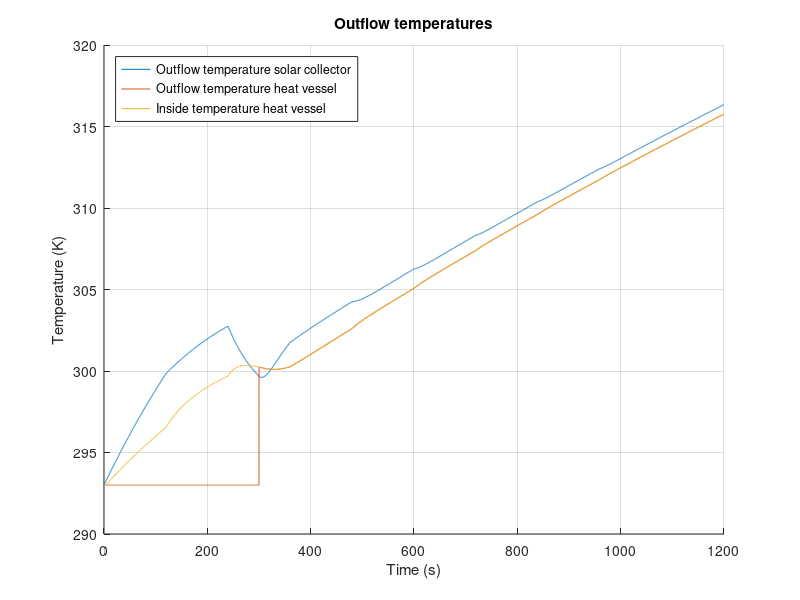

This chart was generated by the following MATLAB code:
%%%%%%%%%%%%%%%%%%%%%%%%%%%%%%%%%%%%%%%%%%%%
% Matlab model for Solar Collector Group 10%
%%%%%%%%%%%%%%%%%%%%%%%%%%%%%%%%%%%%%%%%%%%%
clc;
clear;
close all;
%%
%%%%%%%%%%%
%Constants%
%%%%%%%%%%%
%Natural costants:
    sigma = 5.67*10^(-8);                       %Stefan-Boltzmann constant
    v_out = 4.5;                                %Velocity of air outside the solar collector
    v_in = 0;                                   %Velocity of air inside the solar collector 
%Emissivity
    e_Cu = 0.22;                                %Copper tube, value 0.052
    e_glass = 0.94;
    e_PVC = 0.91;                               %PVC tube
    e_foam = 0.9;                               %foam foil
    e_Al = 0.04;                                %Aluminum tape
    e_paint = 0.95;                             %Emissivity of black paint (for comparison)
    e_wood = 0.94;
    e_CuMatte = 0.22;                           %Emissivity of the copper tube after making it less reflective (for comparison)
%Thermal conductivity
    k_air = 0.026;                              %Air [W/(mK)]
    k_tempex =0.03;                             %Tempex plate [W/(mK)]
    k_Cu = 400;                                 %Copper tube [W/(mK)]
    k_wood = 0.12;                              %Wood casing [W/(m*K)]
    k_Po = 0.13;                                %Polyurethane tube [W/(m*K)]
    k_PVC = 0.19;                               %PVC thermal conduc [W/(mK)]
    k_foil = 0.04;                              %Polyethylene foam foil [W/(mK)]
    k_glass = 0.78;                             %Thermal conductivity of the glass plate [J/s mK]
%Heat transfer coefficient
    h_out_air = 10.45 - v_out + 10*(v_out)^(1/2);%Outside solar collector air [W/(m*K)]
    h_in_air = 10.45 - v_in + 10*(v_in)^(1/2);  %Inside solar collector air [W/(m*K)]
    h_air = 2.5;                                %Still standing 298K air [W/(m*K)]
%Specific heat
    c_water = 4186;                             %Specific heat water [J/kgK]
    c_Cu = 386;                                 %Specific heat copper [J/kgK]
    c_Al = 922;                                 %Specific heat aluminium[J/kgK]
    c_air = 1007;                               %Specific heat air[J/kgK]
%Measurements
    D_Cu = 0.012;                               %Diameter of the copper tube [m]
    D_PolyTube = 0.008;                         %Diameter of the polyurathane pump tubes [m]
    R_Cu1 = 0.005;                              %Inner radius of the copper tube [m]
    R_Cu2 = 0.006;                              %Outer radius of  the copper tube [m]
    V_air = 0.04911;                            %Volume of the air in the solar collector [m^3]
    V_Al = 8.96*10^(-5);                        %Total volume of the aluminum tape
    L_Cu_SC = 6.63;                             %Length of the copper tube in the solar collector [m]
    L_CuTube = 6.630;                           %Total length of tube that's exposed to the air [m]
    L_PolyTube1 = 3;                            %Total length of polyurathane pump tube 1 [m]
    L_PolyTube2 = 3;                            %Total length of polyurathane pump tube 2 [m]
    L_Tube_HV = 0.71;
    R_PVC2 = 0.0268;
    dx = 0.05;                                  %Thickness of the pinewood frame
%Measurements Heat storage vessel
    D_pvc = 0.050;                              %Diameter PVC tube [m]
    R_pvcThick = 0.0018;                        %PVC wall thickness
    R_pvc1 = (D_pvc/2) - R_pvcThick;            %Inner Radius PVC tube [m]
    R_pvc2 = (D_pvc/2);                         %Outer Radius PVC tube [m]
    N_insLayers = 6;                            %Number of insulating polyethylene foam foil layers [m]
    R_polyFoil = N_insLayers * 0.003;           %Radius thickness polyethylene foam foil [m]
    L_pvc = 0.71;                               %PVC length [m]
    A_HV = 2*pi*(R_pvc2+R_polyFoil)*L_pvc;      %Surface area Heat storage vessel
%Measurements for in- and outlet connectors
    D_Po = 0.012;                               %Diameter of the polyurethane tube [m]
    R_Po1 = 0.004;                              %Inner radius of the polyurethane tube [m]
    R_Po2 = 0.006;                              %Outer radius of the polyurethane tube [m]
    L_Tube_HV_to_SC = 3;                        %Half of general setup length, HV to SC [m]
    L_Tube_SC_to_HV = 3;                        %Half of general setup length, SC to HV [m]
%Areas
    A_RadCu = 4*D_Cu*1.4+3*0.5*0.25*pi*(0.0898^2-0.0778^2)+2*0.012*0.15; %Sunlit area of the copper tube
    A_RadAl = 0.670*1.4 - 4*0.012*1.4;                      %Sunlit area of the aluminum troughs
    A_AirCu = 1.4*pi*D_Cu + 3*4.9594762*10^(-3) + 0.05*pi*D_Cu + 2*0.1*pi*D_Cu; %Area of the copper tube that's exposed to the air
    A_AirTape = 1.971;                                       %Area of the aluminum tape that is exposed to the air
    A_AirSS = 2*(1.64*0.67)+2*(0.67*0.065)+2*(0.065*1.72);  %Area of solar collector that is exposed to the air
    A_frame = 2*(0.67*0.065)+2*(0.065*1.72);                %Area of sides touching pinewood
    A_vessel = 2*pi*(R_PVC2)^2 + L_Tube_HV*2*pi*R_PVC2;
%Intensity
    I_sun = 1000;                               %Intensity of the artificial sun [W/m^2]
    I_glass = 950;                              %Intensity after absorption of glass plate [W/m^2]
%Temperatures
    T_sur = 293;                                %Temperature of the surroundings [K]
    T_in = 293;                                 %Temperature of the incoming water [K]
%Density
    rho_w = 1000;                               %Density of water [kg/m^3]
    rho_Cu = 8.3*10^3;                          %Density of copper [kg/m^3]
    rho_air = 1.29;                             %Density of air [kg/m^3]
    rho_Al = 2.70*10^3;                         %Density of aluminum [kg/m^3]
%Variables
    test_length = 20;                           %Given time in test [minutes]
    flowrate = 0.1;                             %Initial flowrate [L/min]
%%
%%%%%%%%%%%%%%
%Calculations%
%%%%%%%%%%%%%%
%%Aluminium reflection and absorption rates%%
dQdt_RadAl = (1-e_Al)*A_RadAl*I_glass;                                      %Energy that is reflected by the aluminum tape [W]
dQdt_RadAl_in = (e_Al)*A_RadAl*I_glass;                                     %Energy that is absorbed by the aluminum tape [W]
dQdt_RadCu = e_Cu*A_RadCu*I_glass + e_Cu*dQdt_RadAl;                        %Energy that is absorbed by the copper tube due to radiation [W]

%%Length of simulation%%
t_end = test_length*60;                                                     %End time [s]
t_step = 0.1;                                                               %Step size [s]
Steps = t_end/t_step;                                                       %Amount of steps

%%HEAT VESSEL%%
T_HV_table = zeros(3,Steps+1);                                              %Empty vector for T_HV_table. Row 1: time t. Row 2: T_HV_table. Row 3: dQdt_SC_total.
T_HV_table(1,:) = 0:t_step:t_end;
T_HV_out=T_in;                                                              %Beginning temperature of water in the heat vessel
m_SC_water = 0.512;                                                         %Max volume of water in the solar collector
m_HV_water = 1.2;                                                           %Max volume of water in the heat vessel 
m_out_tube =1/4*pi*((D_Po -2*0.002)^2)*L_Tube_HV_to_SC ;                    %Max volume of water in the outlettubing
m_hv_frac = 0;                                                              %Initial fraction hot water to cold water

%%Thermocline HV start values%%
m_HV_new = 0;
m_HV_old = m_HV_water;
T_HV_inside = T_in;

%%Tube Heat vessel --> Solar Collector%%
m_PolyTube1_water = (1/4)*pi*D_PolyTube^2*L_PolyTube1*rho_w;                %Maximum amount of water in the tube [kg]
T_SC_in = T_in;                                                             %Starting temperature [K]

%%SOLAR COLLECTOR%%
T_SC_table = zeros(3,Steps+1);                                              %Empty vector for T_SC_table. Row 1: time t. Row 2: T_SC_table. Row 3: dQdt_SC_total.
T_SC_table(1,:) = 0:t_step:t_end;
T_SC_out=T_in;                                                              %Beginning temperature of water in the solar collector [K]

%SC glass plate calculations
d_glass = 0.004;                                                            %Thickness of the glass plate [m]
A_glass = 0.67*(1.640+0.080);                                               %Area of the glass plate [m]

%%Tube Solar Collector --> Heat vessel%%
m_PolyTube2_water = (1/4)*pi*D_PolyTube^2*L_PolyTube2*rho_w;                %Maximum amount of water in the tube [kg]
T_HV_in = T_in;                                                             %Starting temperature [K]

%%General%%
m_Cu = (L_Cu_SC*pi*R_Cu2^2 - L_Cu_SC*pi*R_Cu1^2)*rho_Cu;                    %Mass of the copper tube in the solar collector
m_air = rho_air*V_air;                                                      %Mass of the air in the solar collector
m_Al = rho_Al*V_Al;                                                         %Total mass of the aluminum tape
T_air = T_in;                                                               %Starting temperature of the air [K]
T_Al = T_in;                                                                %Starting temperature of the aluminum tape [K]
m_flow = (flowrate/60/1000)*rho_w*t_step;                                   %Mass of water inflow from pump during t_step
%%
for t=0:t_step:t_end
    %%Variable flowrate
    if (120<t && t<1080)
           xStart = 0.2;
           dx = 0.4;
           N = 8;
           pump = xStart + (0:N-1)*dx;
           flowrate = pump(round((t-60)/120));
           m_flow = (flowrate/60/1000)*rho_w*t_step;                        %Mass of water inflow from pump during t_step
    elseif (1080<t && t<1200)
           flowrate = 3;
           m_flow = (flowrate/60/1000)*rho_w*t_step;                        %Mass of water inflow from pump during t_step
    end
    %%
    %%%%%%%%%%%%%%%%%%%%%%%%%%%%%%%%%%%%%%%%
    %       Equations for the vessel       %
    %%%%%%%%%%%%%%%%%%%%%%%%%%%%%%%%%%%%%%%%    
    %%%%%Insulation heat loss%%%%
    R_HV_PVC_cond = R_pvc1/(k_PVC*(2*pi*R_pvc2*L_pvc));                     %Thermal resitance of conduction through PVC [K/W]
    R_HV_ins_Cond =  (log((R_pvc2 + R_polyFoil)/R_pvc2)) / (k_foil*A_HV);   %Thermal resitance of conduction through poly foam foil [K/W]
    R_HV_ins_Conv = 1 / (h_air*A_HV);                                       %Thermal resitance of convection outside poly foam foil [K/W]
    HL_RadOut_PVC = e_PVC * sigma * A_vessel * (T_HV_inside^4 - T_sur^4);   %Heat loss due to radiation PVC
    HL_RadOut_foam = e_foam * sigma * A_vessel * (T_HV_inside^4 - T_sur^4); %Heat loss due to radiation foam foil
    R_HV_ins_total = R_HV_PVC_cond + R_HV_ins_Cond + R_HV_ins_Conv;         %Total thermal resistance in series
    dQdt_HV_insulation = m_hv_frac*(-((T_HV_inside - T_sur ) / R_HV_ins_total)-HL_RadOut_PVC-HL_RadOut_foam);   %Total heat flow through insulation multiplied with fraction hot water
    
    %%%%%End caps heat loss%%%%
    R_HV_cap_Conv = 1 /h_air*pi*(R_pvc2+R_pvcThick).^2;                     %Thermal resistance due to convection on end caps [K/W]
    R_HV_cap1 = R_pvcThick / (k_PVC * (pi*R_pvc2).^2);                      %Thermal resistance end-cap [K/W]
    R_HV_cap2 = R_HV_cap1;                                                  %Thermal resistance same as upper end cap as the temperature in the heat storage vessel is homogeneous [K/W]
    if m_hv_frac == 1                                                       %If heatvessel is full of hot water, heat loss from both end caps is presumed
        R_HV_caps_total = R_HV_cap1 + R_HV_cap2 + 2*R_HV_cap_Conv;
        dQdt_HV_caps = -((T_HV_inside - T_sur ) / R_HV_caps_total);
    else
        R_HV_caps_total = R_HV_cap1 + R_HV_cap_Conv;                        %If heatvessel is not yet full of hot water, heat loss from only top end-cap (only 1 end-cap) is presumed
        dQdt_HV_caps = -((T_HV_inside - T_sur ) / R_HV_caps_total);
    end
    
    %%%%Total heat flow%%%%
    dQdt_HV_total = dQdt_HV_insulation + dQdt_HV_caps;                      %Total heat flow storage vessel [W/m^2]
    
    %%%%Calclate internal temperature%%%%
    delta_T = (dQdt_HV_total*t_step/(m_HV_water*c_water));                  %Resulting delta T of heat flow [K]
    T_HV_inside = T_HV_inside+delta_T;                                      %Resulting internal temperature [K]
    
    %%%%Thermocline effect%%%% 
    if (m_HV_new < m_HV_water)                                              % Cold region thermocline provides outlfow HV
        m_HV_new = m_HV_new + m_flow;
        T_HV_inside = (m_flow*T_HV_in + T_HV_inside*m_HV_new)/(m_HV_new + m_flow);
        m_hv_frac = m_HV_new / m_HV_water;                                  %Fraction of how full the HV is with 'hot water' compared to total capacity, used for fractional heat loss HV
        m_HV_old = m_HV_old - m_flow;
        T_HV_out = T_in;
    else                                                                    %Thermocline when cold water has been dispersed
        T_HV_inside = (m_flow*T_HV_in + T_HV_inside*m_HV_new)/(m_HV_new + m_flow);
        m_hv_frac = 1;                                                      %Fraction of cold water to hot water is 1, used for heat losses in HV
        T_HV_out = T_HV_inside;
    end
    
    %%%%Log HV data for plotting%%%%
    Column = round((1/t_step)*t+1);
    T_HV_table(2,Column)=T_HV_out;                                          %Assign value for T_HV_out to the right space
    T_HV_table(3,Column)=dQdt_HV_total;                                     %Assign value for dQdt_HV_total to the right space
    T_HV_table(4,Column)=T_HV_inside;                                       %Assign value for inside temperature heat vessel
    
    %%
    %%%%%%%%%%%%%%%%%%%%%%%%%%%%%%%%%%%%%%%%
    %Tube 1 Heat vessel --> Solar collector%
    %%%%%%%%%%%%%%%%%%%%%%%%%%%%%%%%%%%%%%%%
    %%%%Inflow temperature%%%%
    m_PolyTube1_old = m_PolyTube1_water - m_flow;                           %Mass of water from t-t_step [kg]
    m_PolyTube1_new = m_flow;                                               %Mass of water added to the heat vessel during t_step
    T_SC_in = (m_PolyTube1_old*T_SC_in + m_PolyTube1_new*T_HV_out)/(m_PolyTube1_old+m_PolyTube1_new); %Inflow temperature [K] 
    
    %%%%Thermal resistance%%%%
    R_tube_out_Cond =  (log(R_Po2 /R_Po1)) / ((2*pi*k_Po*L_Tube_HV_to_SC ));%Thermal resitance of conduction outlet tubing [K/W]
    R_tube_out_Conv = 1 / (h_air*(2*pi*R_Po2)*L_Tube_HV_to_SC) ;           %Thermal resitance of convection outlet tubing [K/W]
    R_tube_out_total = R_tube_out_Cond + R_tube_out_Conv;                  %Total thermal resistance in series [K/W]
    
    %%%%Total heat flowflow%%%%
    dQdt_PolyTube1_total = -((T_HV_out - T_sur ) / R_tube_out_total);       %Total heat flow HV to SC[W/m^2]
    
    %%%%Outflow temperature
    delta_T = (dQdt_PolyTube1_total*t_step/(m_PolyTube1_water*c_water));    %Resulting delta T of heat flow [K]
    T_SC_in = T_SC_in+delta_T;                                              %Resulting outflow temperature [K]
    
    %%
    %%%%%%%%%%%%%%%%%%%%%%%%%%%%%%%%%%%%%%%%
    %  Equations for the solar collector   %
    %%%%%%%%%%%%%%%%%%%%%%%%%%%%%%%%%%%%%%%%
    m_SC_old = m_SC_water - m_flow;                                         %Mass of water from t-t_step
    m_SC_new = m_flow;                                                      %Mass of water added to the solar collector during t_step
    T_SC_out = (m_SC_old*c_water*T_SC_out + m_Cu*c_Cu*T_SC_out + m_SC_new*c_water*T_SC_in)/(m_SC_old*c_water + m_Cu*c_Cu + m_SC_new*c_water);

    dQdt_CondOut = 0;	
    dQdt_RadOut = e_Cu*sigma*A_AirCu*(T_SC_out^4 - T_air^4);                %Heat loss due to radiation
%   dQdt_CondOut = 2*pi*k_Cu*L_CuTube*((T_SC_out-T_air)/(log(R_Cu2/R_Cu1)));%Heat loss due to conduction in the copper tube
    dQdt_Cu_conv = h_air*A_AirCu*(T_SC_out-T_air);                          %Heat loss due to convection
  
    dQdt_SC_total = dQdt_RadCu - dQdt_RadOut - dQdt_CondOut - dQdt_Cu_conv; %Total heat flow solar collector[W/m^2]
    
    delta_T = (dQdt_SC_total*t_step)/(m_SC_water*c_water + m_Cu*c_Cu);      %Resulting delta T of heat flow [K]
    T_SC_out=T_SC_out+delta_T;                                              %Resulting outflow temperature [K]
    
    Column = round((1/t_step)*t+1);
    T_SC_table(2,Column)=T_SC_out;                                          %Assign value for T to the right space
    T_SC_table(3,Column)=delta_T;                                           %Assign value for T to the right space
    
    %%
    %%%%%%%%%%%%%%%%%%%%%%%%%%%%%%%%%%%%%%%%
    %Tube 2 Solar collector --> Heat vessel%
    %%%%%%%%%%%%%%%%%%%%%%%%%%%%%%%%%%%%%%%%
    m_PolyTube2_old = m_PolyTube1_water - m_flow;                           %Mass of water from t-t_step
    m_PolyTube2_new = m_flow;                                               %Mass of water added to the heat vessel during t_step
   
    T_HV_in = (m_PolyTube2_old*T_HV_in + m_HV_new*T_SC_out)/(m_PolyTube2_old+m_HV_new); %Calculating the average temperature in the heat vessel, taking into account the inflow from the solar heater   
    
    R_tube_in_Cond =  (log(R_Po2 /R_Po1)) / ((2*pi*k_Po*L_Tube_SC_to_HV )); %Thermal resitance of conduction inlet tubing [K/W]
    R_tube_in_Conv = 1 / (h_air*(2*pi*R_Po2)*L_Tube_SC_to_HV) ;             %Thermal resitance of convection inlet tubing [K/W]
    R_tube_in_total = R_tube_in_Cond + R_tube_in_Conv;                      %Total thermal resistance in series [K/W]
    
    %%%%Total flow
    dQdt_PolyTube2_total = -((T_HV_in - T_sur ) / R_tube_in_total);         %Total heat flow general setup SC to HV [W/m^2]

    delta_T = (dQdt_PolyTube2_total*t_step/(m_PolyTube2_water*c_water));
    T_HV_in = T_HV_in+delta_T;
    
    %%
    %%%%%%%%%%%%%%%%%%%%%%%%%%%%%%%%%%%%%%%%
    %            Air Temperature           %
    %%%%%%%%%%%%%%%%%%%%%%%%%%%%%%%%%%%%%%%%
    %To calculate dQdt_air_total, first the temperature of the aluminum tape has to be determined:
    dQdt_Al_conv = h_air*A_AirTape*(T_Al-T_air);                            %Convective heat flow aluminium tape[W/m^2]
    dQdt_Al_total = dQdt_RadAl_in - dQdt_Al_conv;                           %Total heat flow aluminium tape[W/m^2]
    delta_T = (dQdt_Al_total*t_step)/(m_Al*c_Al);
    T_Al = T_Al + delta_T;                                                  %Temperature aluminium tape after delta T
    
    %Air temperature:
    dQdt_CondEnv = -(k_wood * A_frame * (T_air - T_sur))/dx;                %Heat flow to the environment through the wood by conduction
    dQdt_CondGlass = -(k_glass*A_glass*(T_air - T_sur))/d_glass;            %Heat flow to the environment through the glass by conduction
    dQdt_air_total = dQdt_Al_conv + dQdt_CondEnv + dQdt_CondGlass + dQdt_CondOut; %Total heat flow from air SC to enviroment [W/m^2]
    
    delta_T = (dQdt_air_total*t_step)/(m_air*c_air);                        %Resulting delta T of heat flow [K]
    T_air = T_air + delta_T;                                                %Resulting air temperature [K]
    
end
%%
%%%%%%%%%%
%Plotting%
%%%%%%%%%%

t_var=T_SC_table(1,:);          %Time variable
T_SC_var=T_SC_table(2,:);       %Outflow temperature solar collector
T_HV_var=T_HV_table(2,:);       %Outflow temperature heat vessel
T_HV_inside = T_HV_table(4,:);  %Inside temperature heat vessel

hold on
grid on

plot(t_var,T_SC_var);
plot(t_var,T_HV_var);
plot(t_var,T_HV_inside);
ylabel('Temperature (K)')

legend({'Outflow temperature solar collector','Outflow temperature heat vessel','Inside temperature heat vessel'}, 'Location','northwest')

xlim([0 t_end]);
xlabel('Time (s)')
title('Outflow temperatures')
saveas(gcf,'Outflow temperature.pdf')
